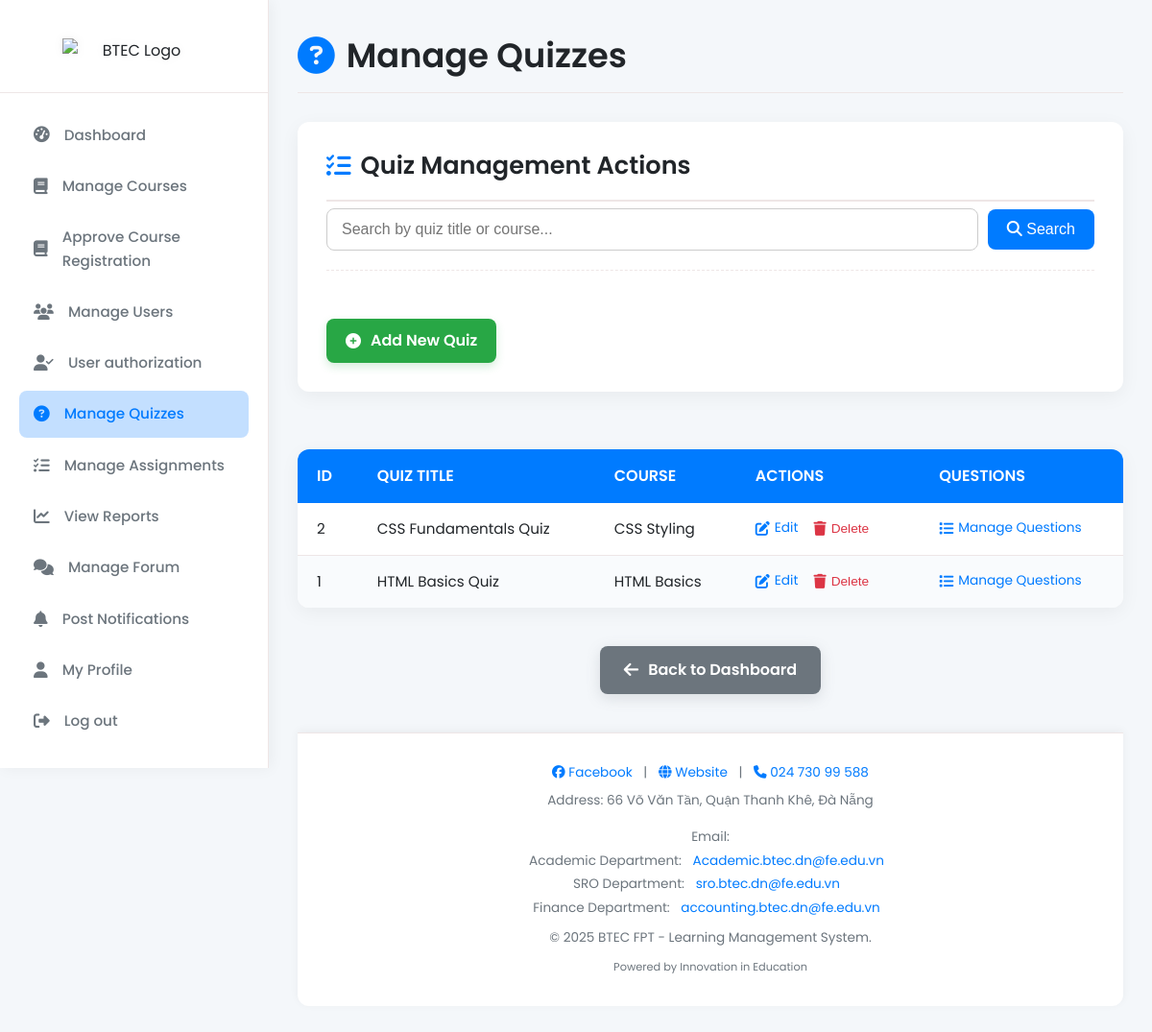
Page /module/admin/quiz/admin_quizzes.php (signed in) on the earlier database version.
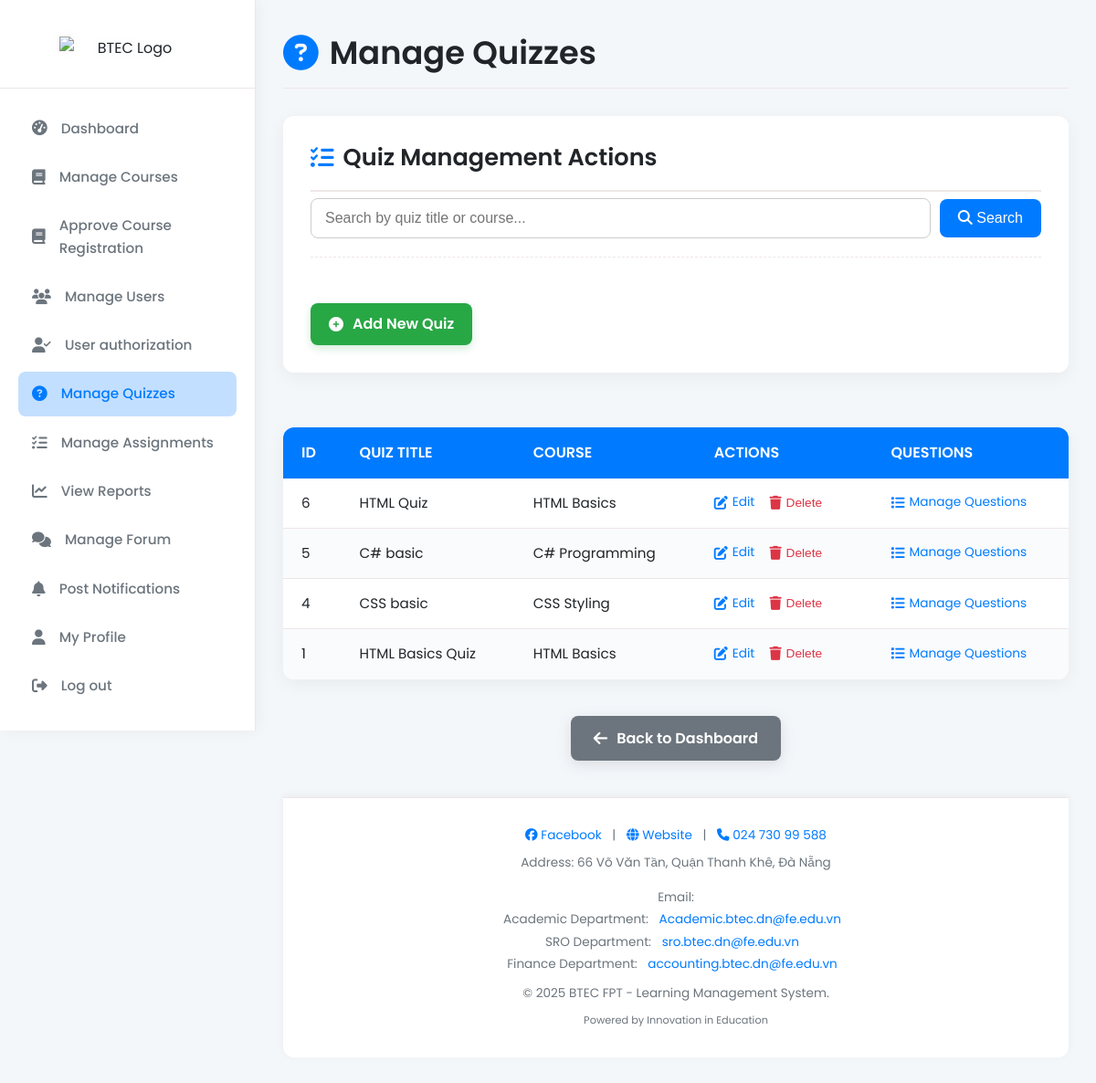
Same page on the later database version.
### tables this page shows
CREATE TABLE `quizzes` (
  `id` int NOT NULL,
  `course_id` int NOT NULL,
  `title` varchar(255) NOT NULL,
  `created_at` datetime DEFAULT CURRENT_TIMESTAMP,
  `deadline` datetime DEFAULT NULL
);

CREATE TABLE `courses` (
  `id` int NOT NULL,
  `title` varchar(255) NOT NULL,
  `department` varchar(255) DEFAULT NULL,
  `description` text,
  `teacher_id` int DEFAULT NULL,
  `created_at` datetime DEFAULT CURRENT_TIMESTAMP
);

### module/admin/quiz/admin_quizzes.php (the view, shortened to what this page needs)
<?php
include "../../../includes/db_connect.php";
$keyword = $_GET['keyword'] ?? "";
if (!empty($keyword)) {
    $stmt = $conn->prepare("
        SELECT q.id, q.title AS quiz_title, c.title AS course_title
        FROM quizzes q
        LEFT JOIN courses c ON q.course_id = c.id
        WHERE q.title LIKE ? OR c.title LIKE ?
        ORDER BY q.id DESC
    ");
    $like = "%" . $keyword . "%";
    $stmt->bind_param("ss", $like, $like);
} else {
    $stmt = $conn->prepare("
        SELECT q.id, q.title AS quiz_title, c.title AS course_title
        FROM quizzes q
        LEFT JOIN courses c ON q.course_id = c.id
        ORDER BY q.id DESC
    ");
}
$stmt->execute();
$result = $stmt->get_result();
?>
<!DOCTYPE html>
<html lang="en">
<head>
    <link rel="stylesheet" href="https://cdnjs.cloudflare.com/ajax/libs/font-awesome/6.5.0/css/all.min.css">
    <link rel="stylesheet" href="../../../css/style.css">
<link rel="stylesheet" href="../../../css/admin/admin_quizzes.css">
</head>
<body>
<?php include "../../../includes/sidebar.php"; ?>
<div class="main-content">
    <div class="admin-page-header">
        <h2><i class="fas fa-question-circle"></i> Manage Quizzes</h2>
    </div>
    <div class="course-management-overview">
        <h3><i class="fas fa-tasks"></i> Quiz Management Actions</h3>
        <div class="course-management-content">
            <form method="get" class="search-form">
                <input type="text" name="keyword" placeholder="Search by quiz title or course..." value="<?= htmlspecialchars($keyword) ?>">
                <button type="submit"><i class="fas fa-search"></i> Search</button>
            </form>
            <a href="admin_edit_quiz.php" class="add-new-course-link">
                <i class="fas fa-plus-circle"></i> Add New Quiz
            </a>
        </div>
    </div>
    <?php if ($result->num_rows > 0): ?>
        <table class="courses-table"> <thead>
                <tr>
                    <th>ID</th>
                    <th>Quiz Title</th>
                    <th>Course</th>
                    <th>Actions</th>
                    <th>Questions</th>
                </tr>
            </thead>
            <tbody>
                <?php while ($row = $result->fetch_assoc()): ?>
                    <tr>
                        <td data-label="ID"><?= $row['id'] ?></td>
                        <td data-label="Quiz Title"><?= htmlspecialchars($row['quiz_title']) ?></td>
                        <td data-label="Course"><?= htmlspecialchars($row['course_title']) ?></td>
                        <td data-label="Actions" class="course-actions"> <a href="admin_edit_quiz.php?action=edit&quiz_id=<?= $row['id'] ?>"><i class="fas fa-edit"></i> Edit</a>
                             <form action="admin_delete_quiz.php" method="POST" style="display:inline;" onsubmit="return confirm('Are you sure you want to delete this quiz?');">
                                <button type="submit" class="delete-btn"><i class="fas fa-trash"></i> Delete</button>
                            </form>
                        </td>
                        <td data-label="Questions" class="course-actions">
    <a href="admin_quiz_questions.php?quiz_id=<?= $row['id'] ?>"><i class="fas fa-list"></i> Manage Questions</a>
</td>
                    </tr>
                <?php endwhile; ?>
            </tbody>
        </table>
    <?php else: ?>
        <p class="no-courses"><i class="fas fa-exclamation-circle"></i> No quizzes found.</p> <?php endif; ?>
    <div class="back-to-dashboard">
        <a href="../dashboard/admin_dashboard.php"><i class="fas fa-arrow-left"></i> Back to Dashboard</a>
    </div>
    <?php include "../../../includes/footer.php"; ?>
</div>
</body>
</html>

Differences in the rows shown:
removed quizzes: id "2", title "CSS Fundamentals Quiz", course.title "CSS Styling"
added quizzes: id "6", title "HTML Quiz", course.title "HTML Basics"
added quizzes: id "5", title "C# basic", course.title "C# Programming"
added quizzes: id "4", title "CSS basic", course.title "CSS Styling"
